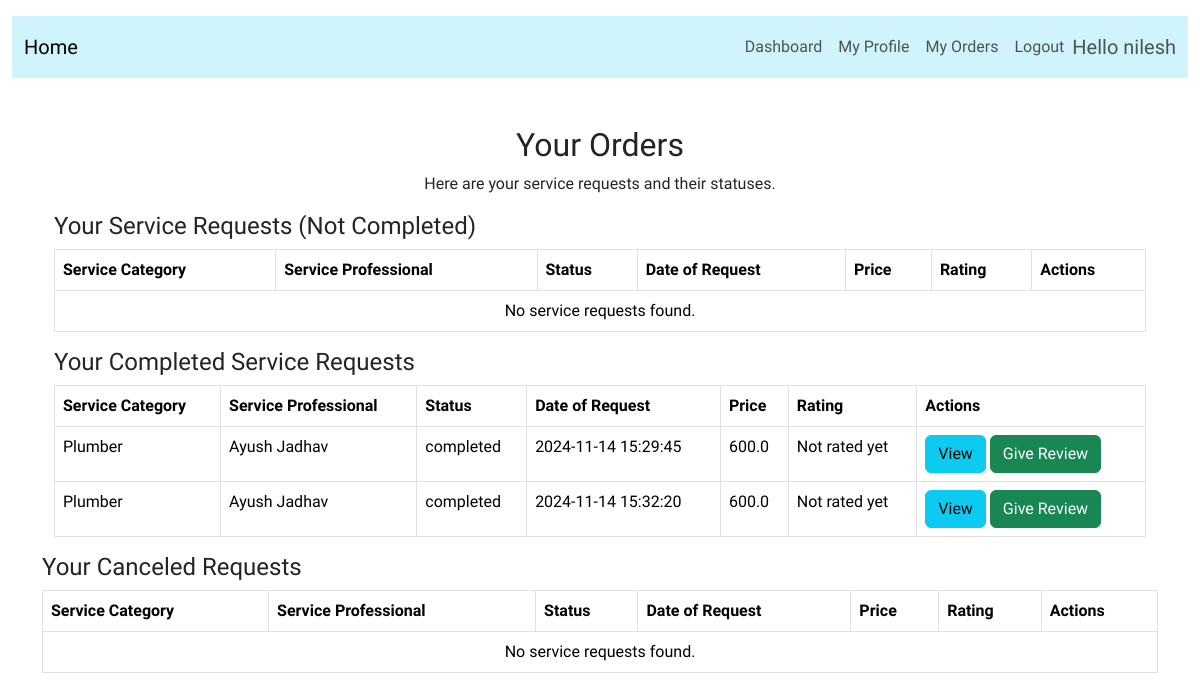
Before: /customer/orders (signed in) with the older database file.
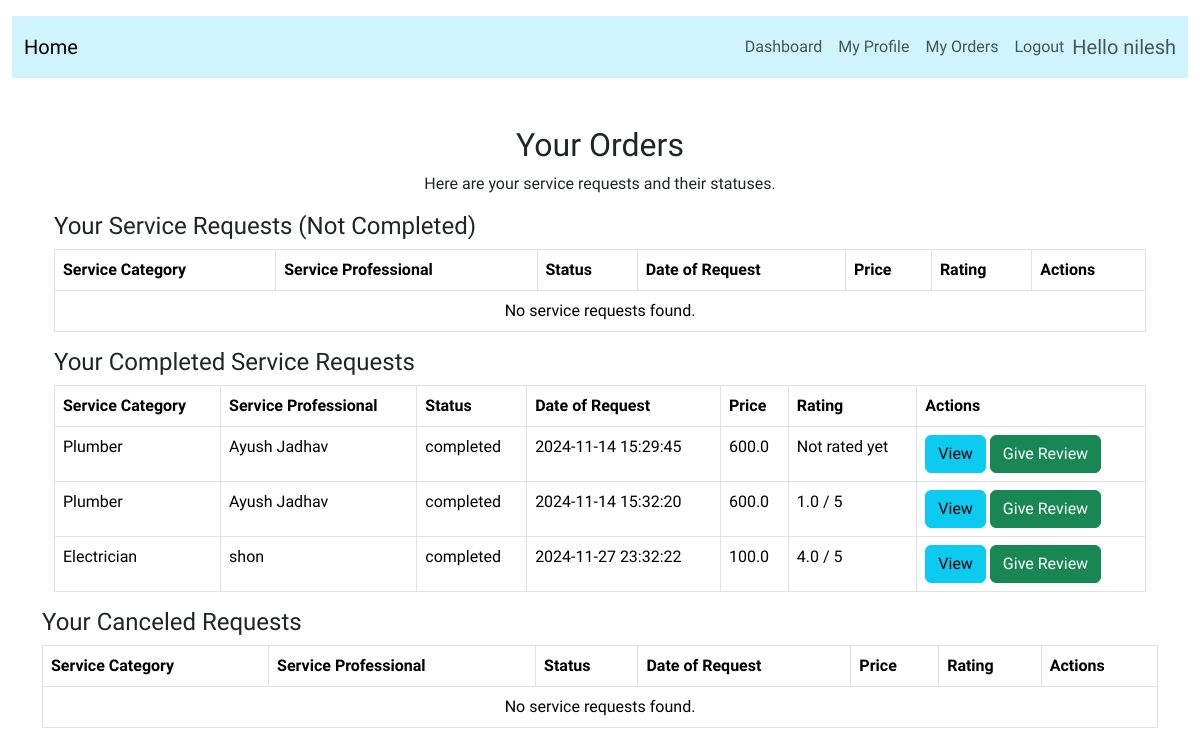
After: the same page with the newer database file.
### application/model.py (models this page shows)
class ServiceRequest(db.Model):
    id = db.Column(db.Integer, primary_key=True)
    customer_id = db.Column(db.Integer, db.ForeignKey('customer.id'), nullable=False)
    service_professional_id = db.Column(db.Integer, db.ForeignKey('service_professional.id'), nullable=False)
    service_category_id = db.Column(db.Integer, db.ForeignKey('service_category.id', ondelete='SET NULL'), nullable=True)
    service_category = db.Column(db.String(80), nullable=False)
    date_request = db.Column(db.DateTime, nullable=False)
    date_completion = db.Column(db.DateTime, nullable=False)
    status = db.Column(db.String(80), nullable=False)  # ('completed', 'requested', 'denied', 'in_progress')
    rating = db.Column(db.Float, nullable=True)
    feedback = db.Column(db.String(400), nullable=True)

class ServiceProfessional(db.Model):
    id = db.Column(db.Integer, primary_key=True)
    name = db.Column(db.String(80), nullable=False)
    phone = db.Column(db.String(80), nullable=False)
    city = db.Column(db.String(80), nullable=False)
    service_category = db.Column(db.String(80), nullable=False)
    rating = db.Column(db.Float, nullable=True)
    experience = db.Column(db.Integer, nullable=False)
    company_name = db.Column(db.String(80), nullable=False)
    status = db.Column(db.String(80), nullable=False)  # ('blacklisted', 'approved', 'pending')
    price_per_hour = db.Column(db.Float, nullable=False)
    expenses_per_hour = db.Column(db.Float, nullable=True)
    user_id = db.Column(db.Integer, db.ForeignKey('user.id'), nullable=False)
    service_requests = db.relationship('ServiceRequest', backref='service_professional', lazy=True)

class Review(db.Model):
    id = db.Column(db.Integer, primary_key=True)
    customer_id = db.Column(db.Integer, db.ForeignKey('customer.id'), nullable=False)
    service_professional_id = db.Column(db.Integer, db.ForeignKey('service_professional.id'), nullable=False)
    ServiceRequest_id = db.Column(db.Integer, db.ForeignKey('service_request.id'), nullable=False)
    rating = db.Column(db.Float, nullable=False)
    feedback = db.Column(db.String(400), nullable=True)
    date_review = db.Column(db.DateTime, nullable=False)

### application/routes.py (the view)
@app.route('/customer/orders')
@login_required
def customer_orders():
    user_id = session.get('user_id')
    customer = Customer.query.filter_by(user_id=user_id).first()
    service_requests = ServiceRequest.query.filter_by(customer_id=customer.id).all()
    for request in service_requests:
        request.review = Review.query.filter_by(ServiceRequest_id=request.id).first()
    return render_template('customer_orders.html', service_requests=service_requests)

### application/model.py (called while the page is built)
    @property
    def is_active(self):
        if self.role == 'customer':
            return self.customer_det.status == 'active'
        elif self.role == 'service_professional':
            return self.service_professional_det.status == 'approved'
        elif self.role == 'admin':
            return True
        return False  # For any other role, return False or handle accordingly

### application/routes.py (called while the page is built)
@login_manager.user_loader
def load_user(user_id):
    return User.query.get(int(user_id))

### templates/customer_orders.html (shortened to what the changed rows need)
{% extends 'base.html' %}
{% block content %}
<div class="container mt-5">
    <div class="row">
        <div class="col-12 text-center">
            <h2>Your Orders</h2>
        </div>
    </div>
    <div class="row" style="max-height: 500px; overflow-y: auto;">
        <div class="col-12">
            <table class="table table-bordered">
                <thead>
                    <tr>
                        <th>Service Category</th>
                        <th>Service Professional</th>
                        <th>Status</th>
                        <th>Date of Request</th>
                        <th>Price</th>
                        <th>Rating</th>
                        <th>Actions</th>
                    </tr>
                </thead>
            </table>
        </div>
    </div>
    <div class="row" style="max-height: 500px; overflow-y: auto;">
        <div class="col-12">
            <table class="table table-bordered">
                <thead>
                    <tr>
                        <th>Service Category</th>
                        <th>Service Professional</th>
                        <th>Status</th>
                        <th>Date of Request</th>
                        <th>Price</th>
                        <th>Rating</th>
                        <th>Actions</th>
                    </tr>
                </thead>
                <tbody>
                    {% for request in service_requests if request.status == 'completed' %}
                    <tr>
                        <td>{{ request.service_category }}</td>
                        <td>{{ request.service_professional.name }}</td>
                        <td>{{ request.status }}</td>
                        <td>{{ request.date_request.strftime('%Y-%m-%d %H:%M:%S') }}</td>
                        <td>{{ request.service_professional.price_per_hour }}</td>
                        <td>
                            {% if request.review.rating %}
                            {{ request.review.rating }} / 5
                            {% else %}
                            Not rated yet
                            {% endif %}
                        </td>
                        <td>
                            <button type="button" class="btn btn-info btn-block" data-bs-toggle="modal"
                                data-bs-target="#viewServiceRequestModal{{ request.id }}">View</button>
                            <button type="button" class="btn btn-success btn-block" data-bs-toggle="modal"
                                data-bs-target="#giveReviewModal{{ request.id }}">Give Review</button>
                        </td>
                    </tr>
                    {% else %}
                    <tr>
                        <td colspan="7" class="text-center">No completed service requests found.</td>
                    </tr>
                    {% endfor %}
                </tbody>
            </table>
        </div>
    </div>
</div>
<div class="row" style="max-height: 500px; overflow-y: auto;">
    <div class="col-12">
        <table class="table table-bordered">
            <thead>
                <tr>
                    <th>Service Category</th>
                    <th>Service Professional</th>
                    <th>Status</th>
                    <th>Date of Request</th>
                    <th>Price</th>
                    <th>Rating</th>
                    <th>Actions</th>
                </tr>
            </thead>
        </table>
    </div>
</div>
{% endblock %}

Changed rows visible on the page:
shown differently, row unchanged: ServiceRequest (number 2 of 3 on the later page): review.rating (not shown) → "1.0"; text "Not rated yet" → "/ 5"
added ServiceRequest: service_category "Electrician", service_professional.name "shon", status "completed", date_request "2024-11-27 23:32:22", service_professional.price_per_hour "100.0", review.rating "4.0"
